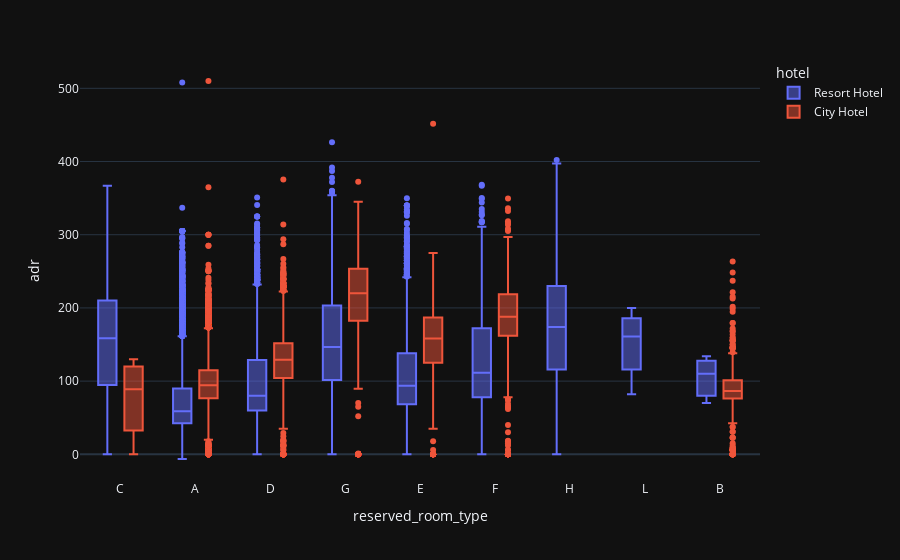

The code cell stored with this chart in its notebook:
### Code cell
data = hotel_data[hotel_data['is_canceled'] == 0]

px.box(data_frame = data, x = 'reserved_room_type', y = 'adr', color = 'hotel', template = 'plotly_dark')

### Figure 1 — Plotly figure (JSON) as saved in the notebook; plotly's stock layout.template omitted (floating-point values rounded to 4 significant figures; data arrays with more than 128 entries replaced by an {"elided": "..."} marker saying what was removed)
{"data": [{"alignmentgroup": "True", "hovertemplate": "hotel=Resort Hotel<br>reserved_room_type=%{x}<br>adr=%{y}<extra></extra>", "legendgroup": "Resort Hotel", "marker": {"color": "#636efa"}, "name": "Resort Hotel", "notched": false, "offsetgroup": "Resort Hotel", "orientation": "v", "showlegend": true, "type": "box", "x": {"elided": "28927 str values"}, "x0": " ", "xaxis": "x", "y": {"elided": "28927 float values"}, "y0": " ", "yaxis": "y"}, {"alignmentgroup": "True", "hovertemplate": "hotel=City Hotel<br>reserved_room_type=%{x}<br>adr=%{y}<extra></extra>", "legendgroup": "City Hotel", "marker": {"color": "#EF553B"}, "name": "City Hotel", "notched": false, "offsetgroup": "City Hotel", "orientation": "v", "showlegend": true, "type": "box", "x": {"elided": "46084 str values"}, "x0": " ", "xaxis": "x", "y": {"elided": "46084 float values"}, "y0": " ", "yaxis": "y"}], "layout": {"boxmode": "group", "legend": {"title": {"text": "hotel"}, "tracegroupgap": 0}, "margin": {"t": 60}, "xaxis": {"anchor": "y", "domain": [0, 1], "title": {"text": "reserved_room_type"}}, "yaxis": {"anchor": "x", "domain": [0, 1], "title": {"text": "adr"}}}}
